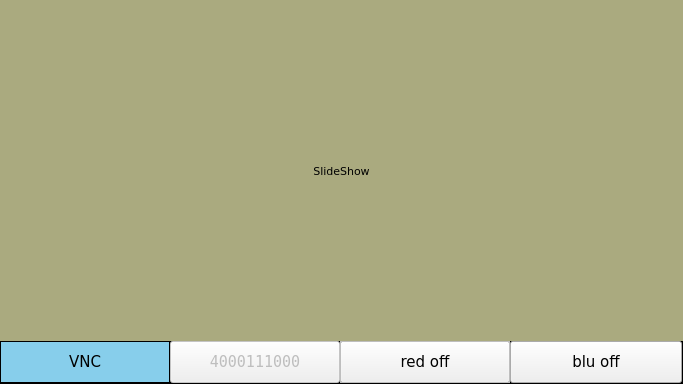
<?xml version="1.0" encoding="UTF-8"?>
<ui version="4.0">
 <class>page100</class>
 <widget class="QWidget" name="page100">
  <property name="geometry">
   <rect>
    <x>0</x>
    <y>0</y>
    <width>683</width>
    <height>384</height>
   </rect>
  </property>
  <property name="minimumSize">
   <size>
    <width>683</width>
    <height>384</height>
   </size>
  </property>
  <property name="maximumSize">
   <size>
    <width>683</width>
    <height>384</height>
   </size>
  </property>
  <property name="windowTitle">
   <string>page100</string>
  </property>
  <property name="styleSheet">
   <string notr="true">QWidget#page100
{
background-color: rgb(0, 0, 0);
}</string>
  </property>
  <widget class="ATCMlabel" name="atcmLabel_HEARTBEAT">
   <property name="enabled">
    <bool>false</bool>
   </property>
   <property name="geometry">
    <rect>
     <x>170</x>
     <y>341</y>
     <width>170</width>
     <height>42</height>
    </rect>
   </property>
   <property name="font">
    <font>
     <family>DejaVu Sans Mono</family>
     <pointsize>11</pointsize>
    </font>
   </property>
   <property name="text">
    <string>4000111000</string>
   </property>
   <property name="toolTip">
    <string>theHEARTBEAT</string>
   </property>
   <property name="whatsThis">
    <string>ATCMlabel widget</string>
   </property>
   <property name="variable">
    <string>theHEARTBEAT</string>
   </property>
   <property name="refresh">
    <number>200</number>
   </property>
   <property name="max">
    <string notr="true">0</string>
   </property>
   <property name="min">
    <string notr="true">0</string>
   </property>
   <property name="viewStatus">
    <bool>false</bool>
   </property>
   <property name="visibilityVar">
    <string/>
   </property>
   <property name="bgColor">
    <color>
     <red>255</red>
     <green>170</green>
     <blue>0</blue>
    </color>
   </property>
   <property name="borderColor">
    <color>
     <red>255</red>
     <green>170</green>
     <blue>0</blue>
    </color>
   </property>
   <property name="fontColor">
    <color>
     <red>0</red>
     <green>0</green>
     <blue>0</blue>
    </color>
   </property>
   <property name="borderWidth">
    <number>1</number>
   </property>
   <property name="borderRadius">
    <number>0</number>
   </property>
   <property name="apparence">
    <enum>QFrame::Plain</enum>
   </property>
  </widget>
  <widget class="ATCMbutton" name="atcmButton_theBUTTON">
   <property name="geometry">
    <rect>
     <x>340</x>
     <y>341</y>
     <width>170</width>
     <height>42</height>
    </rect>
   </property>
   <property name="font">
    <font>
     <family>DejaVu Sans</family>
     <pointsize>11</pointsize>
    </font>
   </property>
   <property name="checkable">
    <bool>true</bool>
   </property>
   <property name="checked">
    <bool>false</bool>
   </property>
   <property name="toolTip">
    <string>theBUTTON</string>
   </property>
   <property name="whatsThis">
    <string>ATCMbutton widget</string>
   </property>
   <property name="pageName">
    <string notr="true"/>
   </property>
   <property name="passwordVar">
    <string/>
   </property>
   <property name="statusvar">
    <string>theBUTTON</string>
   </property>
   <property name="viewStatus">
    <bool>false</bool>
   </property>
   <property name="visibilityVar">
    <string/>
   </property>
   <property name="bgColor">
    <color>
     <red>170</red>
     <green>170</green>
     <blue>127</blue>
    </color>
   </property>
   <property name="borderColor">
    <color>
     <red>170</red>
     <green>170</green>
     <blue>127</blue>
    </color>
   </property>
   <property name="bgPressColor">
    <color>
     <red>255</red>
     <green>0</green>
     <blue>0</blue>
    </color>
   </property>
   <property name="borderPressColor">
    <color>
     <red>170</red>
     <green>170</green>
     <blue>127</blue>
    </color>
   </property>
   <property name="text">
    <string>red off</string>
   </property>
   <property name="pressText">
    <string>red ON</string>
   </property>
   <property name="borderWidth">
    <number>0</number>
   </property>
   <property name="borderRadius">
    <number>0</number>
   </property>
   <property name="apparence">
    <enum>QFrame::Plain</enum>
   </property>
  </widget>
  <widget class="QLabel" name="label">
   <property name="enabled">
    <bool>false</bool>
   </property>
   <property name="geometry">
    <rect>
     <x>340</x>
     <y>341</y>
     <width>170</width>
     <height>42</height>
    </rect>
   </property>
   <property name="font">
    <font>
     <family>DejaVu Sans</family>
     <pointsize>11</pointsize>
    </font>
   </property>
   <property name="frameShape">
    <enum>QFrame::Box</enum>
   </property>
   <property name="text">
    <string/>
   </property>
   <property name="alignment">
    <set>Qt::AlignCenter</set>
   </property>
   <property name="margin">
    <number>1</number>
   </property>
  </widget>
  <widget class="ATCMbutton" name="atcmButton_theLED">
   <property name="geometry">
    <rect>
     <x>510</x>
     <y>341</y>
     <width>172</width>
     <height>42</height>
    </rect>
   </property>
   <property name="font">
    <font>
     <family>DejaVu Sans</family>
     <pointsize>11</pointsize>
    </font>
   </property>
   <property name="checkable">
    <bool>true</bool>
   </property>
   <property name="checked">
    <bool>false</bool>
   </property>
   <property name="toolTip">
    <string>theLED</string>
   </property>
   <property name="whatsThis">
    <string>ATCMbutton widget</string>
   </property>
   <property name="pageName">
    <string notr="true"/>
   </property>
   <property name="passwordVar">
    <string/>
   </property>
   <property name="statusvar">
    <string>theLED</string>
   </property>
   <property name="viewStatus">
    <bool>false</bool>
   </property>
   <property name="visibilityVar">
    <string/>
   </property>
   <property name="bgColor">
    <color>
     <red>170</red>
     <green>170</green>
     <blue>127</blue>
    </color>
   </property>
   <property name="borderColor">
    <color>
     <red>170</red>
     <green>170</green>
     <blue>127</blue>
    </color>
   </property>
   <property name="bgPressColor">
    <color>
     <red>0</red>
     <green>170</green>
     <blue>255</blue>
    </color>
   </property>
   <property name="borderPressColor">
    <color>
     <red>170</red>
     <green>170</green>
     <blue>127</blue>
    </color>
   </property>
   <property name="text">
    <string>blu off</string>
   </property>
   <property name="pressText">
    <string>blu ON</string>
   </property>
   <property name="borderWidth">
    <number>0</number>
   </property>
   <property name="borderRadius">
    <number>0</number>
   </property>
   <property name="apparence">
    <enum>QFrame::Plain</enum>
   </property>
  </widget>
  <widget class="QLabel" name="labelSlideShow">
   <property name="geometry">
    <rect>
     <x>0</x>
     <y>0</y>
     <width>683</width>
     <height>341</height>
    </rect>
   </property>
   <property name="font">
    <font>
     <family>DejaVu Sans</family>
     <pointsize>8</pointsize>
    </font>
   </property>
   <property name="styleSheet">
    <string notr="true">background-color: rgb(170, 170, 127);</string>
   </property>
   <property name="text">
    <string>SlideShow</string>
   </property>
   <property name="alignment">
    <set>Qt::AlignCenter</set>
   </property>
  </widget>
  <widget class="QLabel" name="labelTitle">
   <property name="enabled">
    <bool>false</bool>
   </property>
   <property name="geometry">
    <rect>
     <x>0</x>
     <y>341</y>
     <width>170</width>
     <height>42</height>
    </rect>
   </property>
   <property name="font">
    <font>
     <family>DejaVu Sans</family>
     <pointsize>11</pointsize>
    </font>
   </property>
   <property name="styleSheet">
    <string notr="true">background-color: rgb(135, 206, 235);
color: rgb(0, 0, 0);</string>
   </property>
   <property name="frameShape">
    <enum>QFrame::Box</enum>
   </property>
   <property name="text">
    <string>VNC</string>
   </property>
   <property name="alignment">
    <set>Qt::AlignCenter</set>
   </property>
   <property name="margin">
    <number>1</number>
   </property>
  </widget>
 </widget>
 <customwidgets>
  <customwidget>
   <class>ATCMbutton</class>
   <extends>QPushButton</extends>
   <header>atcmplugin.h</header>
  </customwidget>
  <customwidget>
   <class>ATCMlabel</class>
   <extends>QPushButton</extends>
   <header>atcmplugin.h</header>
  </customwidget>
 </customwidgets>
 <resources/>
 <connections/>
 <slots>
  <slot>goto_page(const char*,bool)</slot>
 </slots>
</ui>
